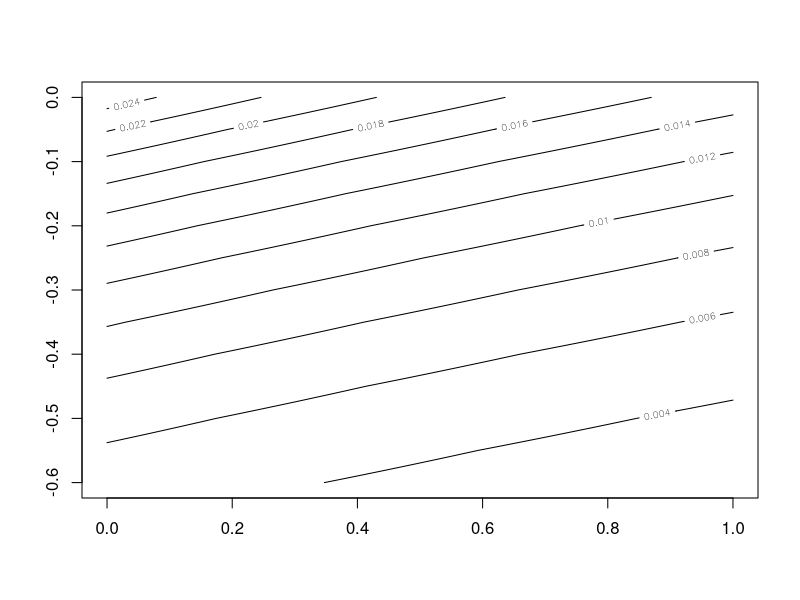
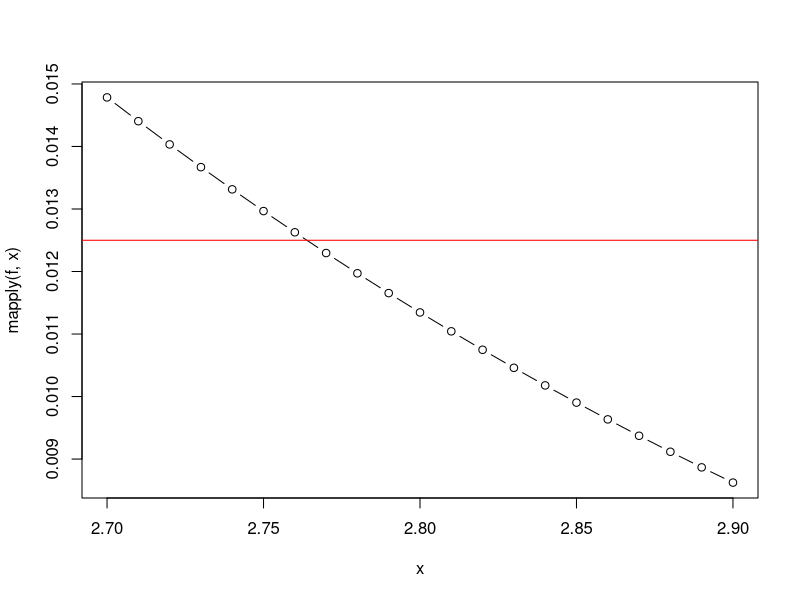
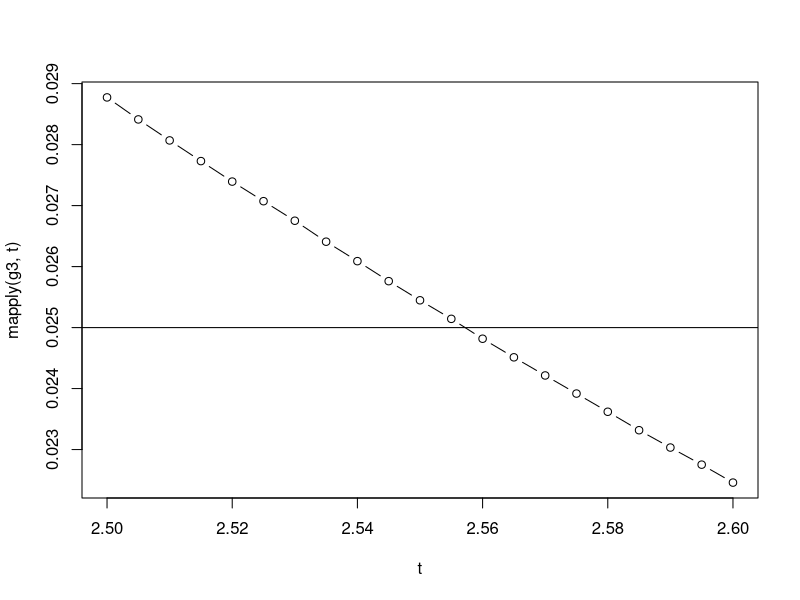
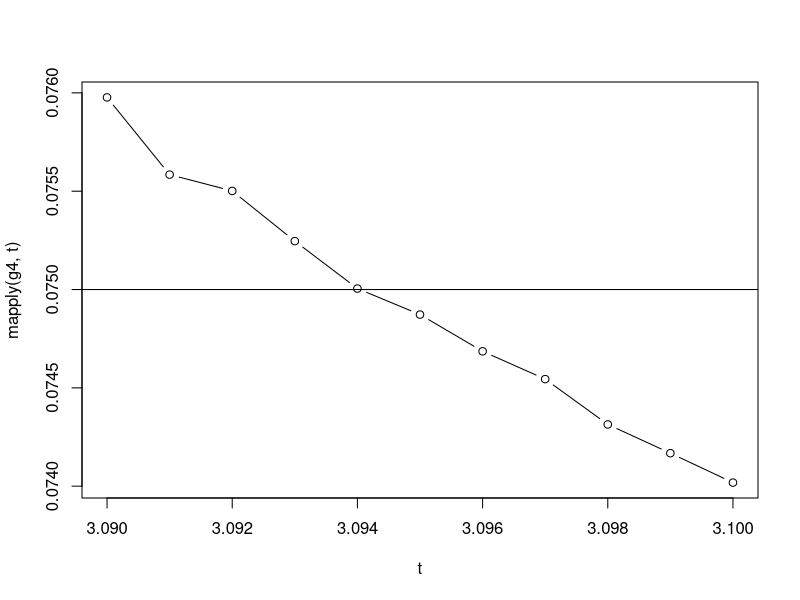
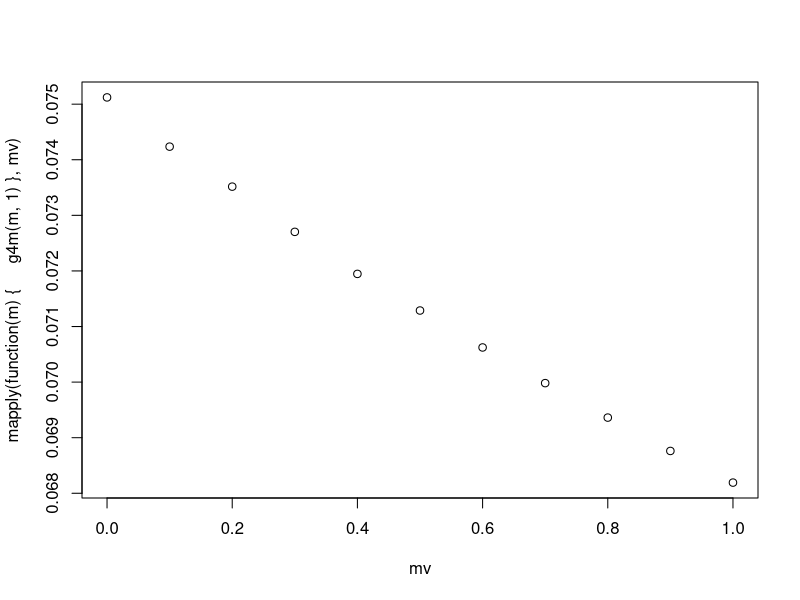
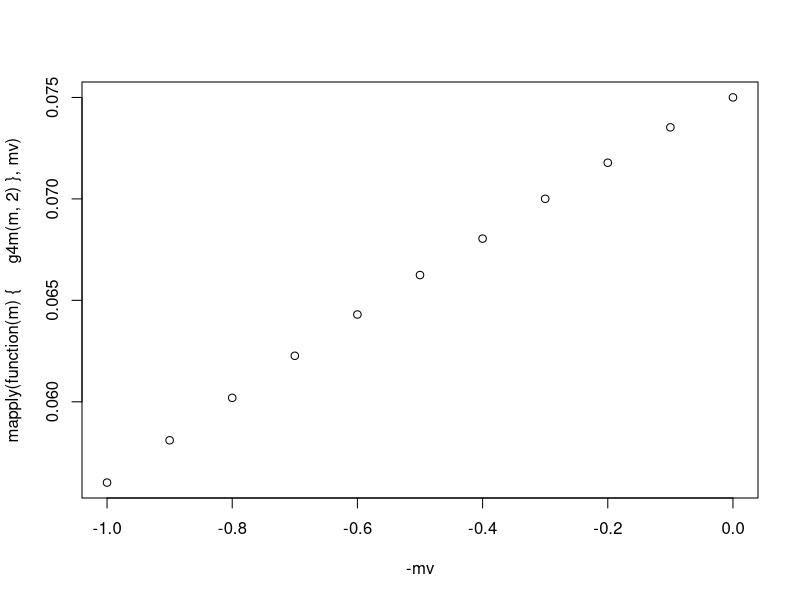

Generate these figures, in order, with R:
##  Computing multivariate normal distribution

#########################
#  Note:
#    Need to check that 0,0,0... for mean gives right rejection region
#
#########################

library(mvtnorm)

#--------------------------------------------------------------------------------


# --- define correlations; these stay fixed for all of the tests

corr <- matrix(data=c(1,.25,.31,.24,  .25,1,.42,.43,   .31,.42,1,.67,   .24,.43,.67,1),nrow=4);

v3 <- matrix(data=c(1,-.25,-.31,  -.25,1,.42,   -.31,.42,1),nrow=3);

sig1 <- 1
sig2 <- corr[1:2,1:2]
sig3 <- corr[1:3,1:3]
sig4 <- corr


#--------------------------------------------------------------------------------
#  Compare integrals to those in MMa

tau1 <- 1.96
tau2 <- 2.49

g3 <- function(tau3) {
 pmvnorm(c(0,0,0),sig3,lower=c(tau1,-Inf,tau3),upper=c(Inf,tau2,Inf))/
   pmvnorm(c(0,0),sig2,lower=c(tau1,-Inf),     upper=c(Inf,tau2))
   }
   
# Why on earth are these so different?  And why does it change each time its called?
round(g3(2), 6)
round( mapply(g3,0:4), 6)

# --- do as in MMa by flipping signs so its ratio of CDFs

g3s <- function(tau3) {
 pmvnorm(c(0,0,0),v3,         lower=c(-Inf,-Inf,tau3),  upper=c(-tau1,tau2,Inf))/
   pmvnorm(c(0,0),v3[1:2,1:2],lower=c(-Inf,-Inf),       upper=c(-tau1,tau2)  )
   }
g3s(2)
round( mapply(g3s,0:4), 6)

# --- compute the integral with a bit of averaging replications

rasnorm <- function(m,v,lower,upper) {
	results <- rep(NA,50);
	for (i in 1:length(results)) { results[i] <- pmvnorm(m,v,lower=lower,upper=upper); }
    mean(results)
    }
    
g3r <- function(tau3) {
 rasnorm(c(0,0,0),v3,         lower=c(-Inf,-Inf,tau3),  upper=c(-tau1,tau2,Inf))/
   rasnorm(c(0,0),v3[1:2,1:2],lower=c(-Inf,-Inf),       upper=c(-tau1,tau2)  )
   }
g3r(2)
       

#--------------------------------------------------------------------------------
# initial scalar case

tau1 <- qnorm(1-0.025); tau1                  # TAU1

1-pnorm(tau1)


#--------------------------------------------------------------------------------
# 2 terms
#                H1 rejects -->  mu1 ≥ 0

# --- first look at placement of the means
mu1 <- seq(  0, 1, .01)
mu2 <- seq(-.6, 0, .05)

# set some initial location for tau2 from MMa 
tau2 <- 2.49

# --- plot probabilities of rejection region for this tau over field of choices for mu1 and mu2
#     looks like max is at the origin
p <- matrix(0,nrow=length(mu1),ncol=length(mu2))
rownames(p) <- paste("mu1=",mu1); colnames(p) <- paste("mu2=",mu2)
for(i in 1:length(mu1)) for(j in 1:length(mu2))
  p[i,j]<-pmvnorm((c(mu1[i],mu2[j])),sig2,lower=c(tau1,tau2),upper=c(Inf,Inf))/(1-pnorm(tau1,mean=mu1[i]))

round(p,4)
contour(mu1,mu2,p)

# --- plot as function of tau2 at origin
f <- function(t) { pmvnorm(c(0,0),sig2,lower=c(tau1,t),upper=c(Inf,Inf))/(1-pnorm(tau1,mean=0)) }
x <- seq(2.7,2.9,0.01)
plot(x,mapply(f,x),type="b"); abline(h=0.0125,col="red")


# --- results for 2-dim, using my modified version of pmvnorm
mu2 <- c(0,0)
tau2 <- 2.49
rasnorm(mu2,sig2,lower=c(tau1,tau2),upper=c(Inf,Inf))/(1-pnorm(tau1,mean=mu2[1]))




#--------------------------------------------------------------------------------
# 3 terms
#                   H1 rejects, H2 does not
#
#   Area is different from MMa integration?  Use my averaged version, still very different

mu3 <- c(0,0,0)

tau3 <- 2.60

g3 <- function(tau){
 1-rasnorm(c(0,0,0),v3,lower=c(-Inf,-Inf,-Inf),   upper=c(-tau1,tau2,tau))/
   rasnorm(c(0,0),v3[1:2,1:2],lower=c(-Inf,-Inf), upper=c(-tau1,tau2))}

t <- seq(2.5,2.6,0.005)
plot(t,mapply(g3,t), type="b"); abline(h=0.025)

g3(2.557)

g3(2.6)

# --- see how it depends on the mean
g3m <- function(m,j, tau3=2.557) {
	mv <- c(0,0);
	mv[j] <- m;
	rasnorm(c(mv,0),sig3,lower=c(tau1,-Inf,tau3),upper=c(Inf,tau2,Inf))/
		rasnorm(mv,sig2,lower=c(tau1,-Inf),     upper=c(Inf,tau2)) }
g3m(0,1)

# it does indeed grow the the value of mu2
g3m(-1,2)



#--------------------------------------------------------------------------------
# 4 terms
#                  at point of numerical instability
mu4 <- c(0,0,0,0)

tau4 <- 1.3

g4 <- function(tau){
 pmvnorm(c(0,0,0,0),sig4,lower=c(tau1,-Inf,tau3,tau),upper=c(Inf,tau2,Inf,Inf))/
   pmvnorm(c(0,0,0),sig3,lower=c(tau1,-Inf,tau3),     upper=c(Inf,tau2,Inf))}

g4(3.1)

t <- seq(3.09,3.10,0.001)
plot(t,mapply(g4,t), type="b"); abline(h=0.075)

g4(3.0945)

# --- see how the probability depends on the mean
g4m <- function(m,j, tau4=3.0945) {
	mv <- c(0,0,0);
	mv[j] <- m;
	pmvnorm(c(mv,0),sig4,lower=c(tau1,-Inf,tau3,tau4),upper=c(Inf,tau2,Inf,Inf))/
		pmvnorm(mv,sig3,lower=c(tau1,-Inf,tau3),     upper=c(Inf,tau2,Inf)) }

mv <- seq(0,1,.1)

#     first mean is positive since rejected; plot has negative slope
plot( mv, mapply(function(m){g4m(m,1)},mv))

#     second mean is negative since did not reject; plot has positive slope
plot(-mv, mapply(function(m){g4m(m,2)},mv))

#     third mean is positive since rejected
#plot( mv, mapply(function(m){g4m(m,3)},mv))






# way tedious to find all of these, so rely on a numerical optimizer to explore space...

# function to minimize is squared deviation of probability from 0.9875; numerical error building up
m1.0 <- 4.76; m3.0 <- 8.7; tau4.0 <- 2.5
f <- function(par) { (0.9875-pmvnorm(c(par[1],0,par[2],0),sig4,lower=c(tau1,-Inf,tau3,-Inf),upper=c(Inf,tau2,Inf,par[3])))^2 }

opt <- optim(c(m1.0,m3.0,tau4.0),f); opt
f(opt$par)
